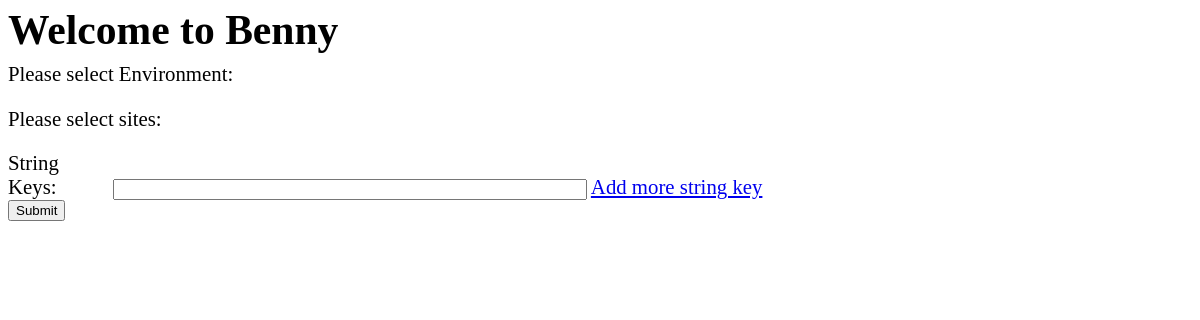
/famos/, run on an earlier commit of the app's database.
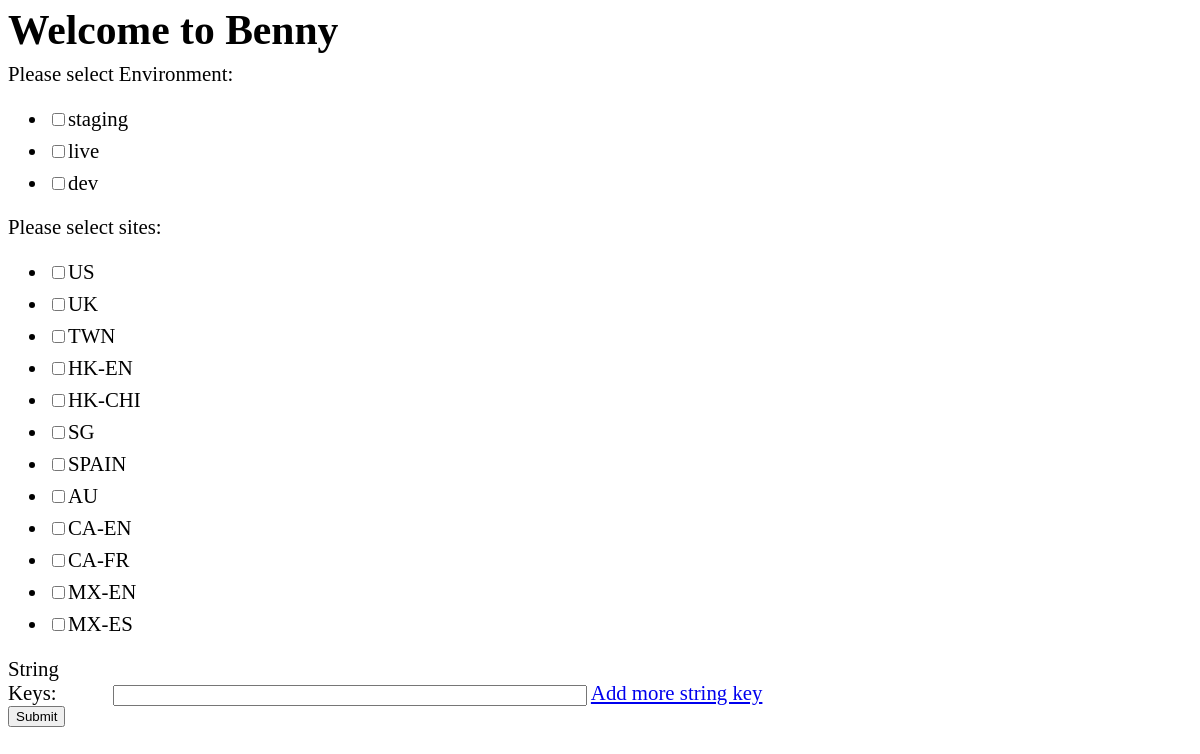
And on a later commit of the database.
### famos_cache/models.py (models this page shows)
class Environment(models.Model):
    name = models.CharField(max_length=200, null=False)
    service_url = models.CharField(max_length=200)
    host = models.CharField(max_length=200)

class Site(models.Model):
    name = models.CharField(max_length=200, null=False)
    locale = models.CharField(max_length=200, null=False)

### famos_cache/views.py (the view)
def index(request):
    envs = Environment.objects.all()
    sites = Site.objects.all()
    return render(request, 'famos_cache/index.html', {'envs': envs, 'sites': sites,})

### famos_cache/templates/famos_cache/index.html (shortened to what this page needs)
{% extends "base.html" %}
{% block content %}
    <form action="{% url 'famos:clear' %}" method="POST">
        <div>
            <label>Please select Environment: </label>
            <ul>
                {% for env in envs %}
                    <li>
                        <input type="checkbox" name="envs" value="{{ env.name }}">{{ env.name }}</input>
                    </li>
                {% endfor %}
            </ul>
        </div>
        <div>
            <label>Please select sites: </label>
            <ul>
                {% for site in sites %}
                    <li>
                        <input type="checkbox" name="sites" value="{{ site.name }}" >{{ site.name }}</input>
                    </li>
                {% endfor %}
            </ul>
        </div>
        <div id="key_fields">
            <label style="width:100px; display:inline-block;">String Keys:</label>
            <input type="text" name="keys" style="width: 40%"/> <a href="javascript:void(0)" id="add_more">Add more string key</a>
        </div>
    <input type="submit" name="submit"/>
    </form>
{% endblock %}

### templates/base.html (shortened to what this page needs)
{% load staticfiles %}
<html>
    <head>
        {% block style %}
            <link rel="stylesheet" href="{% static 'dtss/style.css' %}" />
        {% endblock style %}
    </head>
    <body>
        {% block benny_title %}
            <span class="title"><h1>Welcome to Benny </h1></span>
        {% endblock %}
        <div id="content">
            {% block content %}{% endblock content %}
        </div>
    </body>
</html>

### dtss/static/dtss/style.css (style rules this page uses)
li { margin-bottom: 8px; }
body { font-size: 1.3em; }
span.title h1 { display: inline-block }
span.title { margin-top: -30px; margin-bottom: -20px; display: inline-block; }

What changed in the data, as far as the page shows it:
added Environment: name "staging"
added Environment: name "live"
added Environment: name "dev"
added Site: name "US"
added Site: name "UK"
added Site: name "TWN"
added Site: name "HK-EN"
added Site: name "HK-CHI"
added Site: name "SG"
added Site: name "SPAIN"
added Site: name "AU"
added Site: name "CA-EN"
added Site: name "CA-FR"
added Site: name "MX-EN"
added Site: name "MX-ES"
